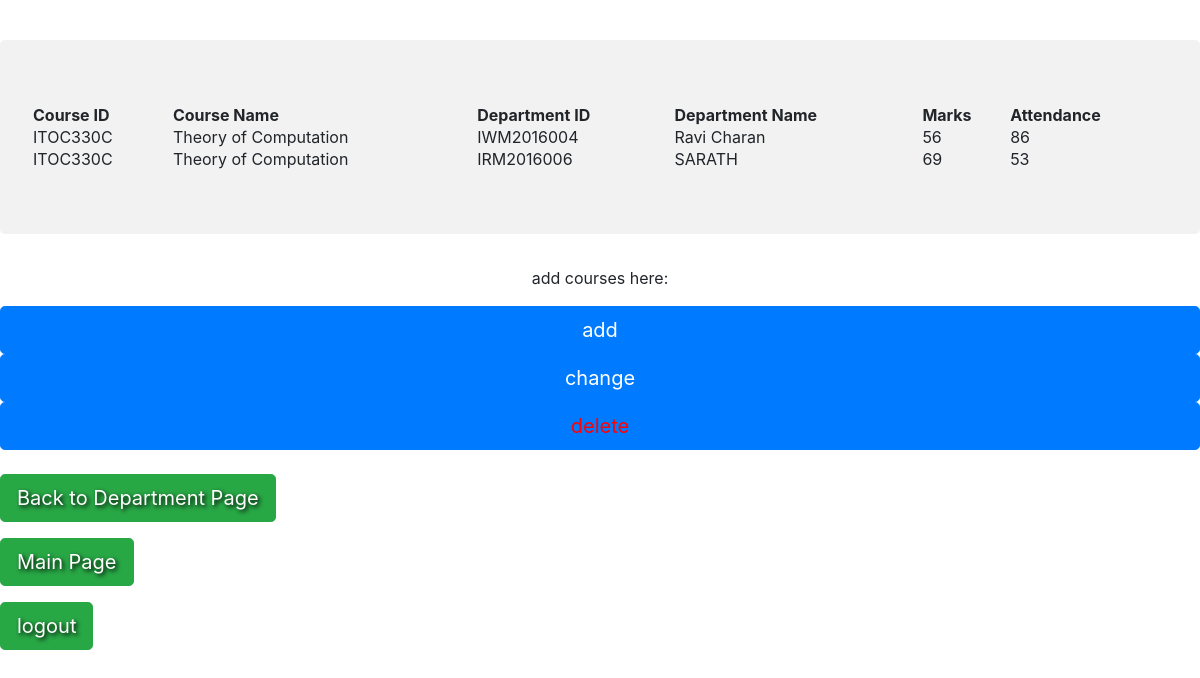
Before: /showAllStudentCourses (signed in) with the older database file.
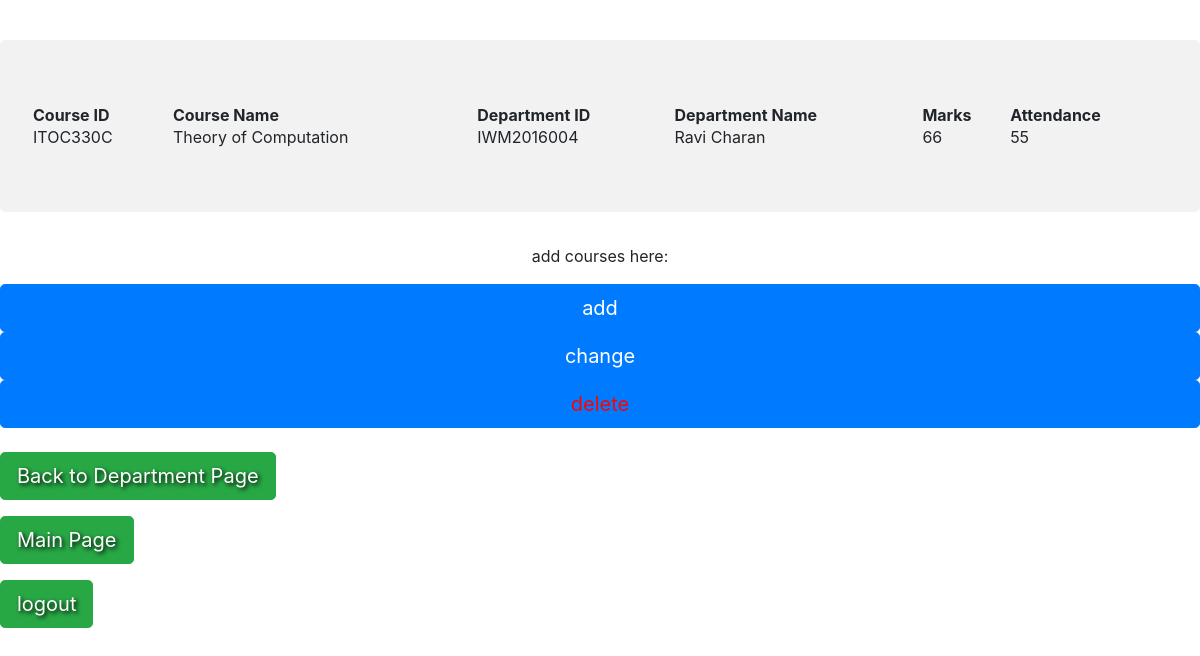
After: the same page with the newer database file.
### models.py (models this page shows, shortened)
class StudentCourse(Base):
    __tablename__='studentCourses'
    courseID = db.Column(db.String(50),primary_key=True,unique=False)
    courseName =  db.Column(db.String(50),unique=False)
    studentID =  db.Column(db.String(50),primary_key=True,unique=False)
    studentName =  db.Column(db.String(50),unique=False)
    marks = db.Column(db.Integer(),unique=False)
    attendance = db.Column(db.Integer(),unique=False)

### app.py (the view)
@app.route('/showAllStudentCourses',methods=['POST','GET'])
def showAllStudentCourses():
    if request.method == 'GET' and session['inputName']:
        studcours = StudentCourse.query.all()
        return render_template('studentcourse.html', studcours=studcours)

### templates/studentcourse.html (shortened to what this page needs)
  <link href="http://getbootstrap.com/dist/css/bootstrap.min.css" rel="stylesheet">
    <link href="http://getbootstrap.com/examples/jumbotron-narrow/jumbotron-narrow.css" rel="stylesheet">
    <link href="../static/signup.css" rel="stylesheet">
 <div class="jumbotron" style="background-color: rgba(128,128,128,0.1)" >
 <table style = "width: 100%">
  <tr>
    <th>Course ID</th>
    <th>Course Name</th>
    <th>Department ID</th>
    <th>Department Name</th>
    <th>Marks</th>
    <th>Attendance</th>
  </tr>
  {% for item in studcours %}
  <tr>
        <td>{{ item['courseID'] }} </td>
        <td>{{ item['courseName'] }} </td>
        <td>{{ item['studentID'] }} </td>
        <td>{{ item['studentName'] }} </td>
        <td>{{ item['marks'] }} </td>
        <td>{{ item['attendance'] }} </td>
    </tr>
{% endfor %}
</table>
</div>
<p class="pull-right"><center>add courses here:</center></p>
    <a href="{{ url_for('editStudentCourses') }}"><input type="submit" value="add" class="btn btn-primary btn-lg btn-block"></a>
    <a href="{{ url_for('changeStudentCourses') }}"><input type="submit" value="change" class="btn btn-primary btn-lg btn-block"></a>
     <a href="{{ url_for('deleteStudentCourses') }}"><input type="submit" style="color: red" value="delete" class="btn btn-primary btn-lg btn-block"></a>
<p style="text-shadow: 2px 2px 4px #000000;"><a class="btn btn-lg btn-success" href="{{ url_for('showDepartments') }}" role="button">Back to Department Page</a>
            </p>
    <p style="text-shadow: 2px 2px 4px #000000;"><a class="btn btn-lg btn-success" href="{{ url_for('main') }}" role="button">Main Page</a>
   <p style="text-shadow: 2px 2px 4px #000000;"><a class="btn btn-lg btn-success" href="{{ url_for('logout') }}" role="button">logout</a>
            </p>

Changed rows visible on the page:
removed StudentCourse: courseID "ITOC330C", courseName "Theory of Computation", studentID "IRM2016006", studentName "SARATH", marks "69", attendance "53"
changed StudentCourse "ITOC330C": marks "56" → "66"; attendance "86" → "55"
